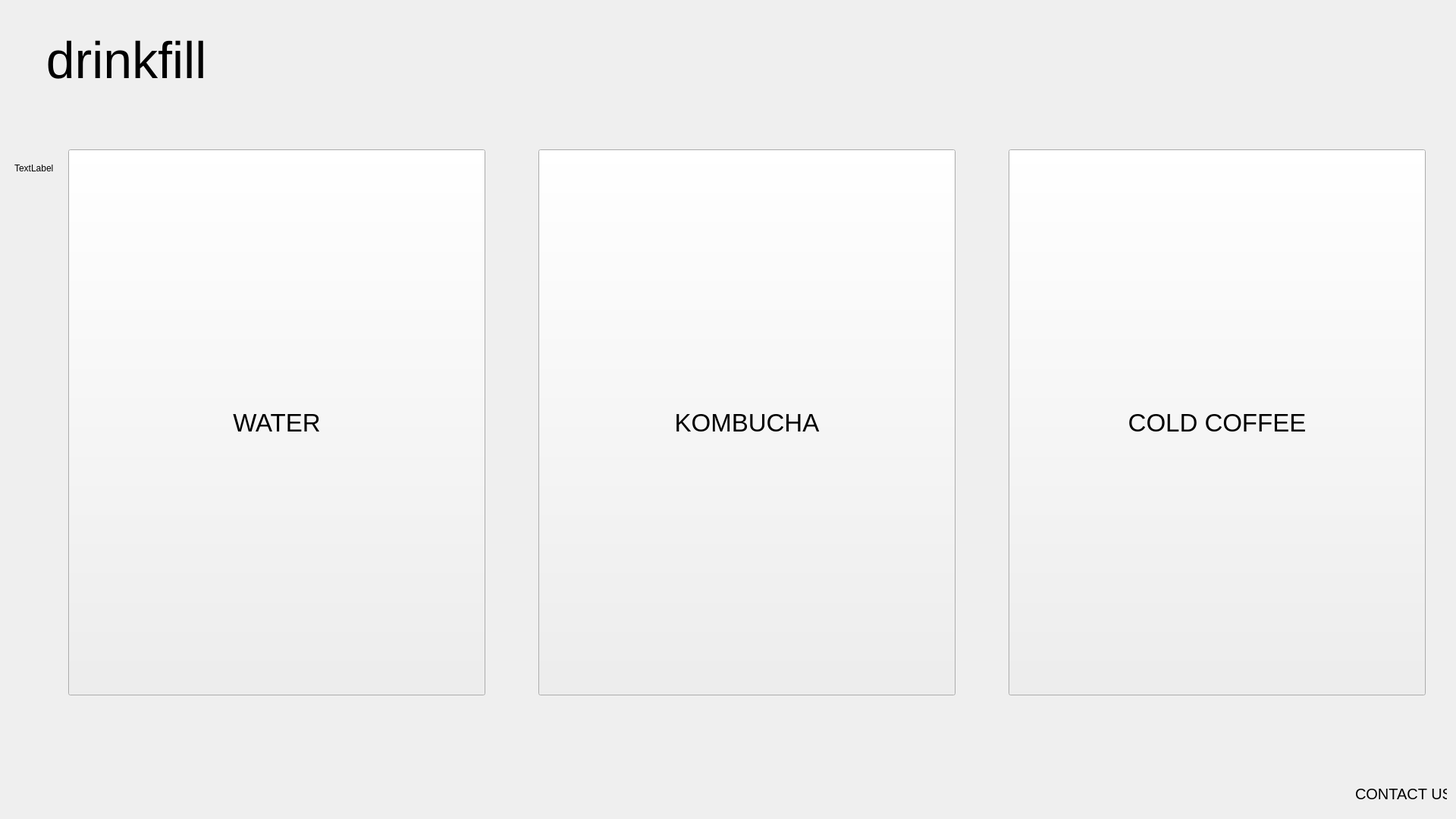
<?xml version="1.0" encoding="UTF-8"?>
<ui version="4.0">
 <class>MainWindow</class>
 <widget class="QMainWindow" name="MainWindow">
  <property name="windowModality">
   <enum>Qt::NonModal</enum>
  </property>
  <property name="geometry">
   <rect>
    <x>0</x>
    <y>0</y>
    <width>1920</width>
    <height>1080</height>
   </rect>
  </property>
  <property name="sizePolicy">
   <sizepolicy hsizetype="Minimum" vsizetype="Minimum">
    <horstretch>0</horstretch>
    <verstretch>0</verstretch>
   </sizepolicy>
  </property>
  <property name="minimumSize">
   <size>
    <width>1920</width>
    <height>1080</height>
   </size>
  </property>
  <property name="cursor">
   <cursorShape>PointingHandCursor</cursorShape>
  </property>
  <property name="contextMenuPolicy">
   <enum>Qt::NoContextMenu</enum>
  </property>
  <property name="windowTitle">
   <string notr="true">MainWindow</string>
  </property>
  <widget class="QWidget" name="centralWidget">
   <property name="autoFillBackground">
    <bool>false</bool>
   </property>
   <layout class="QFormLayout" name="formLayout">
    <item row="0" column="0">
     <spacer name="horizontalSpacer_4">
      <property name="orientation">
       <enum>Qt::Horizontal</enum>
      </property>
      <property name="sizeHint" stdset="0">
       <size>
        <width>10</width>
        <height>20</height>
       </size>
      </property>
     </spacer>
    </item>
    <item row="0" column="1">
     <widget class="QStackedWidget" name="pages">
      <property name="enabled">
       <bool>true</bool>
      </property>
      <property name="sizePolicy">
       <sizepolicy hsizetype="Minimum" vsizetype="Minimum">
        <horstretch>190</horstretch>
        <verstretch>110</verstretch>
       </sizepolicy>
      </property>
      <property name="minimumSize">
       <size>
        <width>1920</width>
        <height>1080</height>
       </size>
      </property>
      <property name="maximumSize">
       <size>
        <width>1920</width>
        <height>16777214</height>
       </size>
      </property>
      <property name="layoutDirection">
       <enum>Qt::LeftToRight</enum>
      </property>
      <property name="styleSheet">
       <string notr="true">left-margin:0 px;</string>
      </property>
      <property name="lineWidth">
       <number>0</number>
      </property>
      <property name="currentIndex">
       <number>0</number>
      </property>
      <widget class="QWidget" name="main">
       <property name="minimumSize">
        <size>
         <width>1920</width>
         <height>1080</height>
        </size>
       </property>
       <widget class="QLabel" name="companyName">
        <property name="geometry">
         <rect>
          <x>30</x>
          <y>30</y>
          <width>239</width>
          <height>77</height>
         </rect>
        </property>
        <property name="maximumSize">
         <size>
          <width>250</width>
          <height>120</height>
         </size>
        </property>
        <property name="font">
         <font>
          <family>Ubuntu</family>
          <pointsize>51</pointsize>
         </font>
        </property>
        <property name="toolTipDuration">
         <number>-1</number>
        </property>
        <property name="lineWidth">
         <number>0</number>
        </property>
        <property name="text">
         <string>drinkfill</string>
        </property>
        <property name="alignment">
         <set>Qt::AlignCenter</set>
        </property>
        <property name="indent">
         <number>0</number>
        </property>
       </widget>
       <widget class="QWidget" name="layoutWidget">
        <property name="geometry">
         <rect>
          <x>-9</x>
          <y>150</y>
          <width>1921</width>
          <height>122</height>
         </rect>
        </property>
        <layout class="QHBoxLayout" name="horizontalLayout_2">
         <item>
          <widget class="QLabel" name="productToDispense">
           <property name="enabled">
            <bool>true</bool>
           </property>
           <property name="text">
            <string>TextLabel</string>
           </property>
          </widget>
         </item>
         <item>
          <spacer name="horizontalSpacer">
           <property name="orientation">
            <enum>Qt::Horizontal</enum>
           </property>
           <property name="sizeType">
            <enum>QSizePolicy::Preferred</enum>
           </property>
           <property name="sizeHint" stdset="0">
            <size>
             <width>20</width>
             <height>20</height>
            </size>
           </property>
          </spacer>
         </item>
        </layout>
       </widget>
       <widget class="QLabel" name="label">
        <property name="geometry">
         <rect>
          <x>1770</x>
          <y>1010</y>
          <width>121</width>
          <height>51</height>
         </rect>
        </property>
        <property name="font">
         <font>
          <pointsize>15</pointsize>
         </font>
        </property>
        <property name="text">
         <string>CONTACT US</string>
        </property>
       </widget>
       <widget class="QWidget" name="layoutWidget">
        <property name="geometry">
         <rect>
          <x>-2</x>
          <y>111</y>
          <width>1941</width>
          <height>871</height>
         </rect>
        </property>
        <layout class="QHBoxLayout" name="horizontalLayout">
         <item>
          <widget class="QToolButton" name="sparklingwater">
           <property name="sizePolicy">
            <sizepolicy hsizetype="Minimum" vsizetype="Minimum">
             <horstretch>0</horstretch>
             <verstretch>0</verstretch>
            </sizepolicy>
           </property>
           <property name="minimumSize">
            <size>
             <width>550</width>
             <height>720</height>
            </size>
           </property>
           <property name="maximumSize">
            <size>
             <width>550</width>
             <height>720</height>
            </size>
           </property>
           <property name="font">
            <font>
             <pointsize>25</pointsize>
             <weight>50</weight>
             <bold>false</bold>
             <underline>false</underline>
             <stylestrategy>PreferAntialias</stylestrategy>
             <kerning>true</kerning>
            </font>
           </property>
           <property name="autoFillBackground">
            <bool>false</bool>
           </property>
           <property name="styleSheet">
            <string notr="true"/>
           </property>
           <property name="text">
            <string>WATER</string>
           </property>
           <property name="icon">
            <iconset>
             <normaloff>images/page0/carbonated-button.png</normaloff>images/page0/carbonated-button.png</iconset>
           </property>
           <property name="iconSize">
            <size>
             <width>550</width>
             <height>720</height>
            </size>
           </property>
           <property name="toolButtonStyle">
            <enum>Qt::ToolButtonIconOnly</enum>
           </property>
           <property name="autoRaise">
            <bool>false</bool>
           </property>
          </widget>
         </item>
         <item>
          <widget class="QToolButton" name="kombucha">
           <property name="sizePolicy">
            <sizepolicy hsizetype="Minimum" vsizetype="Minimum">
             <horstretch>0</horstretch>
             <verstretch>0</verstretch>
            </sizepolicy>
           </property>
           <property name="minimumSize">
            <size>
             <width>550</width>
             <height>720</height>
            </size>
           </property>
           <property name="maximumSize">
            <size>
             <width>550</width>
             <height>720</height>
            </size>
           </property>
           <property name="font">
            <font>
             <pointsize>25</pointsize>
            </font>
           </property>
           <property name="text">
            <string>KOMBUCHA</string>
           </property>
           <property name="icon">
            <iconset>
             <normaloff>images/page0/kombucha-button.png</normaloff>images/page0/kombucha-button.png</iconset>
           </property>
           <property name="iconSize">
            <size>
             <width>550</width>
             <height>720</height>
            </size>
           </property>
           <property name="toolButtonStyle">
            <enum>Qt::ToolButtonIconOnly</enum>
           </property>
          </widget>
         </item>
         <item>
          <widget class="QToolButton" name="coffee">
           <property name="sizePolicy">
            <sizepolicy hsizetype="Minimum" vsizetype="Minimum">
             <horstretch>0</horstretch>
             <verstretch>0</verstretch>
            </sizepolicy>
           </property>
           <property name="minimumSize">
            <size>
             <width>550</width>
             <height>720</height>
            </size>
           </property>
           <property name="maximumSize">
            <size>
             <width>550</width>
             <height>720</height>
            </size>
           </property>
           <property name="font">
            <font>
             <pointsize>25</pointsize>
            </font>
           </property>
           <property name="autoFillBackground">
            <bool>false</bool>
           </property>
           <property name="styleSheet">
            <string notr="true"/>
           </property>
           <property name="text">
            <string>COLD COFFEE</string>
           </property>
           <property name="icon">
            <iconset>
             <normaloff>images/page0/Coldbrew-button.png</normaloff>images/page0/Coldbrew-button.png</iconset>
           </property>
           <property name="iconSize">
            <size>
             <width>550</width>
             <height>720</height>
            </size>
           </property>
           <property name="toolButtonStyle">
            <enum>Qt::ToolButtonIconOnly</enum>
           </property>
          </widget>
         </item>
        </layout>
       </widget>
      </widget>
      <widget class="QWidget" name="selected">
       <property name="minimumSize">
        <size>
         <width>1900</width>
         <height>1080</height>
        </size>
       </property>
       <widget class="QPushButton" name="back">
        <property name="geometry">
         <rect>
          <x>12</x>
          <y>12</y>
          <width>80</width>
          <height>50</height>
         </rect>
        </property>
        <property name="minimumSize">
         <size>
          <width>50</width>
          <height>50</height>
         </size>
        </property>
        <property name="text">
         <string>back</string>
        </property>
       </widget>
       <widget class="QLabel" name="label_2">
        <property name="geometry">
         <rect>
          <x>12</x>
          <y>796</y>
          <width>67</width>
          <height>17</height>
         </rect>
        </property>
        <property name="text">
         <string>TextLabel</string>
        </property>
       </widget>
       <widget class="QLabel" name="productImage">
        <property name="geometry">
         <rect>
          <x>20</x>
          <y>120</y>
          <width>520</width>
          <height>720</height>
         </rect>
        </property>
        <property name="sizePolicy">
         <sizepolicy hsizetype="Minimum" vsizetype="Minimum">
          <horstretch>0</horstretch>
          <verstretch>0</verstretch>
         </sizepolicy>
        </property>
        <property name="minimumSize">
         <size>
          <width>350</width>
          <height>712</height>
         </size>
        </property>
        <property name="maximumSize">
         <size>
          <width>520</width>
          <height>720</height>
         </size>
        </property>
        <property name="font">
         <font>
          <pointsize>1</pointsize>
         </font>
        </property>
        <property name="text">
         <string>&lt;html&gt;&lt;head/&gt;&lt;body&gt;&lt;p&gt;&lt;img src=&quot;:/images/page1/carbonated.png&quot;/&gt;&lt;/p&gt;&lt;/body&gt;&lt;/html&gt;</string>
        </property>
        <property name="textFormat">
         <enum>Qt::RichText</enum>
        </property>
        <property name="scaledContents">
         <bool>true</bool>
        </property>
        <property name="textInteractionFlags">
         <set>Qt::NoTextInteraction</set>
        </property>
       </widget>
       <widget class="QGroupBox" name="buttonGroup_2">
        <property name="geometry">
         <rect>
          <x>740</x>
          <y>170</y>
          <width>901</width>
          <height>311</height>
         </rect>
        </property>
        <property name="autoFillBackground">
         <bool>true</bool>
        </property>
        <property name="title">
         <string/>
        </property>
        <widget class="QPushButton" name="pushButton_1">
         <property name="geometry">
          <rect>
           <x>50</x>
           <y>30</y>
           <width>250</width>
           <height>250</height>
          </rect>
         </property>
         <property name="minimumSize">
          <size>
           <width>250</width>
           <height>250</height>
          </size>
         </property>
         <property name="font">
          <font>
           <pointsize>25</pointsize>
          </font>
         </property>
         <property name="styleSheet">
          <string notr="true">QPushButton {
    color: #333;
    border: 0px solid #555;
    border-radius: 125px;
    border-style: outset;
    background: white;
    padding: 5px;
    }
</string>
         </property>
         <property name="text">
          <string>16oz
473ml</string>
         </property>
         <attribute name="buttonGroup">
          <string notr="true">buttonGroup</string>
         </attribute>
        </widget>
        <widget class="QPushButton" name="pushButton_2">
         <property name="geometry">
          <rect>
           <x>340</x>
           <y>30</y>
           <width>250</width>
           <height>250</height>
          </rect>
         </property>
         <property name="minimumSize">
          <size>
           <width>250</width>
           <height>250</height>
          </size>
         </property>
         <property name="font">
          <font>
           <pointsize>25</pointsize>
          </font>
         </property>
         <property name="styleSheet">
          <string notr="true">QPushButton {
    color: #333;
    border: 0px solid #555;
    border-radius: 125px;
    border-style: outset;
    background: white;
    padding: 5px;
    }
</string>
         </property>
         <property name="text">
          <string>24oz
709ml</string>
         </property>
         <attribute name="buttonGroup">
          <string notr="true">buttonGroup</string>
         </attribute>
        </widget>
        <widget class="QPushButton" name="pushButton_3">
         <property name="geometry">
          <rect>
           <x>630</x>
           <y>30</y>
           <width>250</width>
           <height>250</height>
          </rect>
         </property>
         <property name="minimumSize">
          <size>
           <width>250</width>
           <height>250</height>
          </size>
         </property>
         <property name="font">
          <font>
           <pointsize>25</pointsize>
          </font>
         </property>
         <property name="styleSheet">
          <string notr="true">QPushButton {
    color: #333;
    border: 0px solid #555;
    border-radius: 125px;
    border-style: outset;
    background: white;
    padding: 5px;
    }
</string>
         </property>
         <property name="text">
          <string>32oz
946ml</string>
         </property>
         <attribute name="buttonGroup">
          <string notr="true">buttonGroup</string>
         </attribute>
        </widget>
       </widget>
       <zorder>productImage</zorder>
       <zorder>back</zorder>
       <zorder>label_2</zorder>
       <zorder>buttonGroup_2</zorder>
      </widget>
      <widget class="QWidget" name="dispense">
       <property name="minimumSize">
        <size>
         <width>1900</width>
         <height>1080</height>
        </size>
       </property>
       <widget class="QProgressBar" name="progressBar">
        <property name="geometry">
         <rect>
          <x>670</x>
          <y>320</y>
          <width>931</width>
          <height>201</height>
         </rect>
        </property>
        <property name="layoutDirection">
         <enum>Qt::LeftToRight</enum>
        </property>
        <property name="maximum">
         <number>100</number>
        </property>
        <property name="value">
         <number>100</number>
        </property>
        <property name="orientation">
         <enum>Qt::Horizontal</enum>
        </property>
        <property name="format">
         <string> %v ml</string>
        </property>
       </widget>
      </widget>
      <widget class="QWidget" name="thanks">
       <property name="minimumSize">
        <size>
         <width>1900</width>
         <height>1080</height>
        </size>
       </property>
       <widget class="QLabel" name="thankstext">
        <property name="geometry">
         <rect>
          <x>600</x>
          <y>340</y>
          <width>591</width>
          <height>101</height>
         </rect>
        </property>
        <property name="sizePolicy">
         <sizepolicy hsizetype="Expanding" vsizetype="Expanding">
          <horstretch>0</horstretch>
          <verstretch>0</verstretch>
         </sizepolicy>
        </property>
        <property name="font">
         <font>
          <pointsize>30</pointsize>
         </font>
        </property>
        <property name="text">
         <string>Thank you for using Drinkfill!</string>
        </property>
        <property name="alignment">
         <set>Qt::AlignCenter</set>
        </property>
       </widget>
      </widget>
      <widget class="QWidget" name="error">
       <property name="minimumSize">
        <size>
         <width>1900</width>
         <height>1080</height>
        </size>
       </property>
       <widget class="QTextEdit" name="textEdit">
        <property name="geometry">
         <rect>
          <x>120</x>
          <y>160</y>
          <width>621</width>
          <height>231</height>
         </rect>
        </property>
        <property name="font">
         <font>
          <pointsize>20</pointsize>
         </font>
        </property>
        <property name="styleSheet">
         <string notr="true">background: transparent;
</string>
        </property>
        <property name="html">
         <string>&lt;!DOCTYPE HTML PUBLIC &quot;-//W3C//DTD HTML 4.0//EN&quot; &quot;http://www.w3.org/TR/REC-html40/strict.dtd&quot;&gt;
&lt;html&gt;&lt;head&gt;&lt;meta name=&quot;qrichtext&quot; content=&quot;1&quot; /&gt;&lt;style type=&quot;text/css&quot;&gt;
p, li { white-space: pre-wrap; }
&lt;/style&gt;&lt;/head&gt;&lt;body style=&quot; font-family:'MS Shell Dlg 2'; font-size:20pt; font-weight:400; font-style:normal;&quot;&gt;
&lt;p align=&quot;center&quot; style=&quot; margin-top:0px; margin-bottom:0px; margin-left:0px; margin-right:0px; -qt-block-indent:0; text-indent:0px;&quot;&gt;&lt;span style=&quot; font-family:'Ubuntu'; font-size:24pt;&quot;&gt;There has been an error. Sorry for the inconvenience, please wait for someone to come service this machine.&lt;/span&gt;&lt;/p&gt;
&lt;p align=&quot;center&quot; style=&quot;-qt-paragraph-type:empty; margin-top:0px; margin-bottom:0px; margin-left:0px; margin-right:0px; -qt-block-indent:0; text-indent:0px; font-family:'Ubuntu'; font-size:24pt;&quot;&gt;&lt;br /&gt;&lt;/p&gt;
&lt;p align=&quot;center&quot; style=&quot; margin-top:0px; margin-bottom:0px; margin-left:0px; margin-right:0px; -qt-block-indent:0; text-indent:0px;&quot;&gt;&lt;span style=&quot; font-family:'Ubuntu'; font-size:24pt;&quot;&gt;Thank you for your patience!&lt;/span&gt;&lt;/p&gt;&lt;/body&gt;&lt;/html&gt;</string>
        </property>
       </widget>
      </widget>
     </widget>
    </item>
   </layout>
  </widget>
 </widget>
 <layoutdefault spacing="6" margin="11"/>
 <tabstops>
  <tabstop>coffee</tabstop>
  <tabstop>kombucha</tabstop>
  <tabstop>textEdit</tabstop>
  <tabstop>back</tabstop>
 </tabstops>
 <resources/>
 <connections/>
 <buttongroups>
  <buttongroup name="buttonGroup"/>
 </buttongroups>
</ui>
